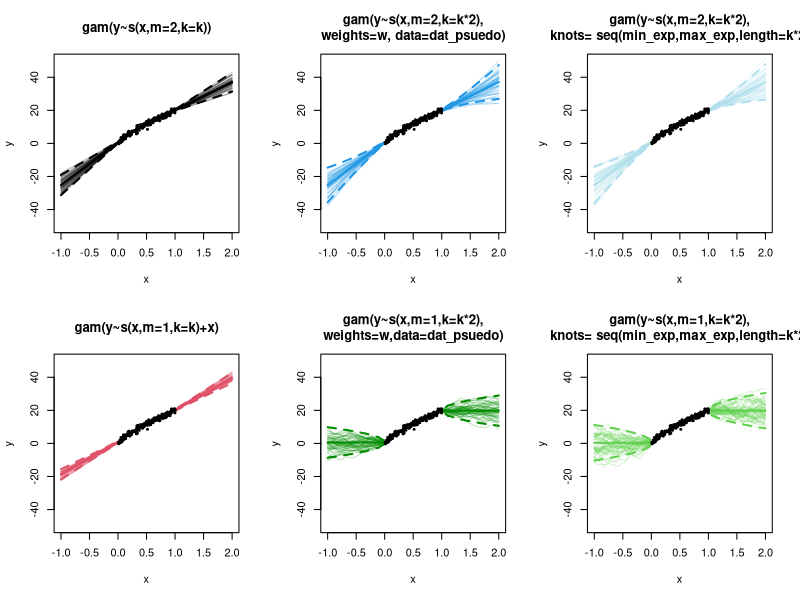

Write R code to recreate this figure.
sim_post_curves= function(model, pdata, n=25){
  lp <- predict(model, newdata = pdata, type = "lpmatrix")
  coefs <- coef(model)
  vc <- vcov(model)
  sim_coef = mvrnorm(n, coefs, vc)
  fits = lp %*% t(sim_coef)
  return(fits)
}


library(mgcv)
library(MASS)
library(scales)
library(microbenchmark)

ff <- function(x2, func=1) {
  if(func==1){
    0.2 * x2^11 * (10 * (1 - x2))^6 + 10 * (10 *
                                            x2)^3 * (1 - x2)^10
  } else if(func==2){
  20/(1+exp(0.5*20)*exp(-20*x2))
  }else if (func==3){
    10*sin(x*1.5*pi)
  }else if (func==4){
    20*x^0.8
  }
}
n <- 200
n_psuedo = 10
k = 50
func_type = 4
sigma = 1
#maximum and minimum ranges to extrapolate over
min_exp = -1
max_exp = 2
x <- runif(n,0,1)
y <- rnorm(n,ff(x,func = func_type),sigma)
dat_psuedo = data.frame(x=  c(seq(min_exp,0,length=n_psuedo),
                               x, seq(1, max_exp,length=n_psuedo)),
                        y= c(rep(0,times=n_psuedo),y,rep(0,times=n_psuedo)),
                        w = c(rep(0,n_psuedo),rep(1,n),rep(0,n_psuedo)))

pd <- data.frame(x=seq(min_exp,max_exp,length=200))

b1 <- gam(y~s(x, m=2, k=k), method="REML")
b2 <- gam(y~s(x, m=1, k=k)+x, method="REML")
b3 <- gam(y~s(x, m=1, k=k*2), weights=w,
          data=dat_psuedo, method="REML")
b4 <- gam(y~s(x, m=2, k=k*2), weights=w,
          data=dat_psuedo, method="REML")
b5 <- gam(y~s(x, m=1, k=k*2), method="REML", knots= list(x=seq(min_exp, max_exp, length=k*2)))
b6 <- gam(y~s(x, m=2, k=k*2), method="REML", knots= list(x=seq(min_exp, max_exp, length=k*2)))


fv1 <- predict(b1,pd,se=TRUE)
fv2 <- predict(b2,pd,se=TRUE)
fv3 <- predict(b3,pd,se=TRUE)
fv4 <- predict(b4,pd,se=TRUE)
fv5 <- predict(b5,pd,se=TRUE)
fv6 <- predict(b6,pd,se=TRUE)


par(mfrow=c(2,3))
n_sims = 50

# set same ylims across plots
if(func_type != 4){
  ylim <- c(-125,125)
}else{
  ylim <- c(-50, 50)
}

## black order 2 penalty...
ll <- fv1$fit-fv1$se.fit*2;ul <- fv1$fit+fv1$se.fit*2
post_sim = sim_post_curves(b1,pd,n_sims)
plot(pd$x,fv1$fit,ylim=ylim,type="l",xlab="x",ylab="y",
     main  ="gam(y~s(x,m=2,k=k))",lwd=2)
lines(pd$x,ll,lty=2,lwd=2);lines(pd$x,ul,lty=2,lwd=2)
matlines(pd$x, post_sim, col=alpha("black",0.25),lty=1)
points(x,y,pch=19,cex=.4)

## blue order 2 penalty + pseudodata...
ll <- fv4$fit-fv4$se.fit*2;ul <- fv4$fit+fv4$se.fit*2
post_sim = sim_post_curves(b4,pd,n_sims)
plot(pd$x,fv4$fit,type="l",ylim=ylim,xlab="x",ylab="y",
     main  ="gam(y~s(x,m=2,k=k*2),\nweights=w, data=dat_psuedo)",
     col=4,lwd=2)
lines(pd$x,ll,lty=2,col=4,lwd=2);lines(pd$x,ul,lty=2,col=4,lwd=2)
matlines(pd$x, post_sim, col=alpha(4,0.25),lty=1)
points(x,y,pch=19,cex=.4)

## light blue order 2 penalty + extended knots...
ll <- fv6$fit-fv6$se.fit*2;ul <- fv6$fit+fv6$se.fit*2
post_sim = sim_post_curves(b6,pd,n_sims)
plot(pd$x,fv6$fit,type="l",ylim=ylim,xlab="x",ylab="y",
     main  ="gam(y~s(x,m=2,k=k*2),\nknots= seq(min_exp,max_exp,length=k*2)",
     col="lightblue2",lwd=2)
lines(pd$x,ll,lty=2,col="lightblue2",lwd=2);lines(pd$x,ul,lty=2,col="lightblue2",lwd=2)
matlines(pd$x, post_sim, col=alpha("lightblue2",0.25),lty=1)
points(x,y,pch=19,cex=.4)

## red order 1 penalty + linear effect...
ll <- fv2$fit-fv2$se.fit*2;ul <- fv2$fit+fv2$se.fit*2
post_sim = sim_post_curves(b2,pd,n_sims)
plot(pd$x,fv2$fit,ylim=ylim,type="l",xlab="x",ylab="y",
     main  ="gam(y~s(x,m=1,k=k)+x)",col=2,lwd=2)
lines(pd$x,ll,lty=2,col=2,lwd=2);lines(pd$x,ul,lty=2,
                                       col=2,lwd=2)
matlines(pd$x, post_sim, col=alpha(2,0.25),lty=1)
points(x,y,pch=19,cex=.4)

## dark green order 1 penalty + pseudodata...
ll <- fv3$fit-fv3$se.fit*2;ul <- fv3$fit+fv3$se.fit*2
post_sim = sim_post_curves(b3,pd,n_sims)
plot(pd$x,fv3$fit,type="l",ylim=ylim,xlab="x",ylab="y",
     main  ="gam(y~s(x,m=1,k=k*2),\nweights=w,data=dat_psuedo)",
     col="green4",lwd=2)
lines(pd$x,ll,lty=2,col="green4",lwd=2);lines(pd$x,ul,lty=2,col="green4",lwd=2)
matlines(pd$x, post_sim, col=alpha("green4",0.25),lty=1)
points(x,y,pch=19,cex=.4)

 
## light green order 1 penalty + extended knots...
ll <- fv5$fit-fv5$se.fit*2;ul <- fv5$fit+fv5$se.fit*2
post_sim = sim_post_curves(b5,pd,n_sims)
plot(pd$x,fv5$fit,type="l",ylim=ylim,xlab="x",ylab="y",
     main  ="gam(y~s(x,m=1,k=k*2),\nknots= seq(min_exp,max_exp,length=k*2)",
     col=3,lwd=2)
lines(pd$x,ll,lty=2,col=3,lwd=2);lines(pd$x,ul,lty=2,col=3,lwd=2)
matlines(pd$x, post_sim, col=alpha(3,0.25),lty=1)
points(x,y,pch=19,cex=.4)

##testing computation time for each extrapolation solution (assuming m=1):
#linear_trend_time = microbenchmark(gam(y~s(x,m=1,k=k)+x,method="REML"),times = 25,unit = "ms")
#pseudodata_time  = microbenchmark(gam(y~s(x,m=1,k=k*2),weights=w,
#                                      data=dat_psuedo,method="REML"),
#                                  times = 25,unit = "ms")
#ext_knots_time  = microbenchmark(gam(y~s(x,m=1,k=k*2),method="REML",
#                                     knots= list(x=seq(min_exp,max_exp,length=k*2))),
#                                  times = 25,unit = "ms")
